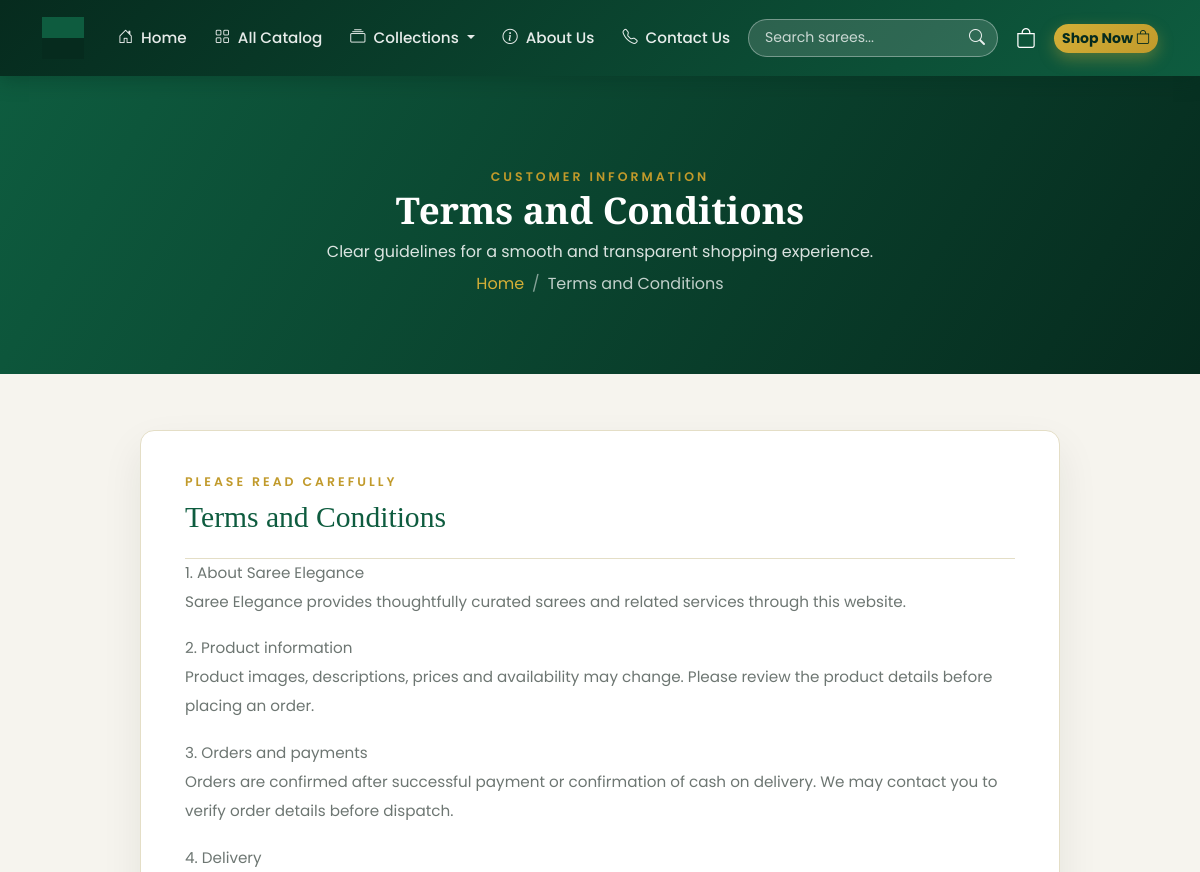
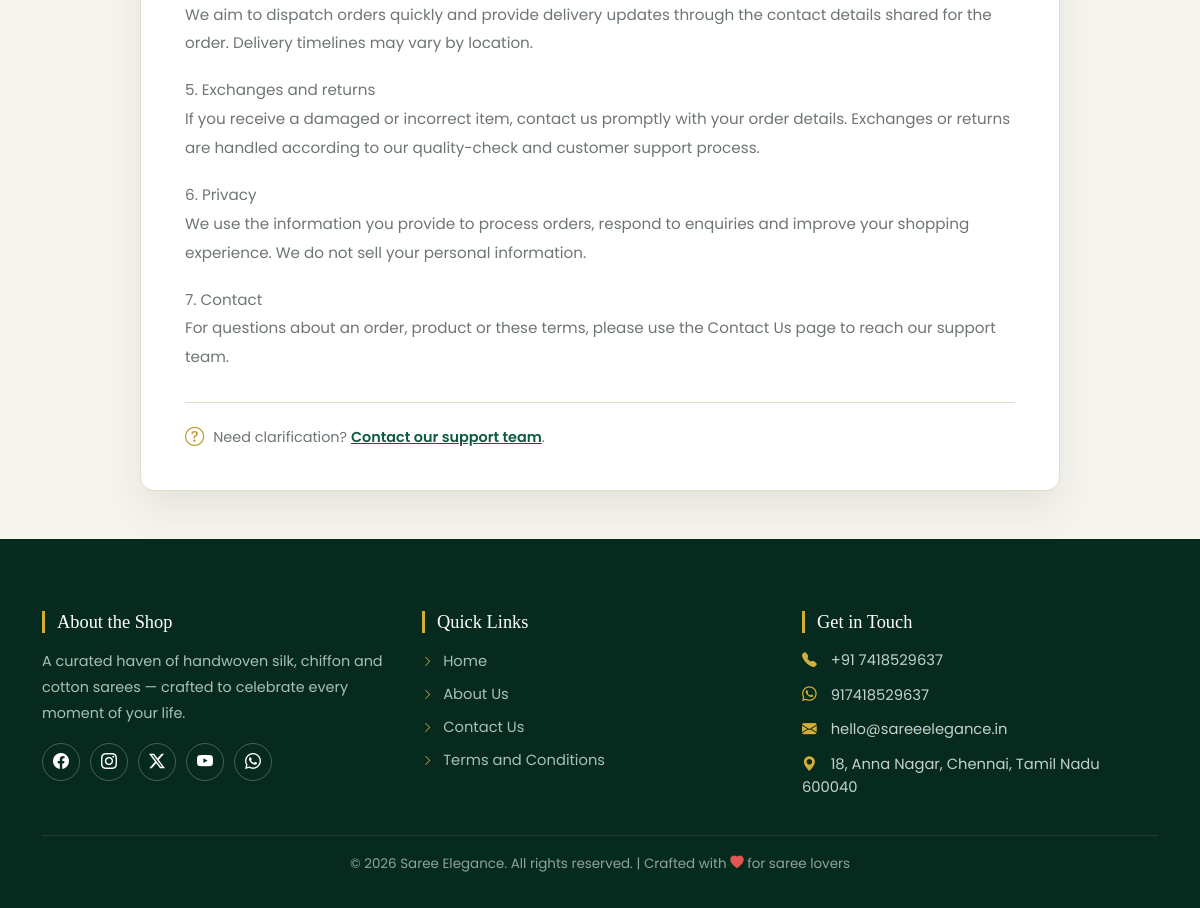
The app's page /terms/ with its own data (2 pictures, top to bottom).
### store/models.py (models this page shows, shortened)
class SiteSettings(models.Model):
    shop_name = models.CharField(max_length=120, default="Saree Elegance")
    tagline = models.CharField(max_length=200, blank=True)
    logo = models.ImageField(upload_to="site/", blank=True, null=True)
    phone = models.CharField(max_length=30, blank=True)
    email = models.EmailField(blank=True)
    address = models.CharField(max_length=255, blank=True)
    map_embed_url = models.URLField(blank=True)
    whatsapp = models.CharField(max_length=30, blank=True)
    facebook = models.URLField(blank=True)
    instagram = models.URLField(blank=True)
    twitter = models.URLField(blank=True)
    youtube = models.URLField(blank=True)
    class Meta:
        verbose_name = "Site Settings"
        verbose_name_plural = "Site Settings"

### store/views.py (the view)
# urls.py: path("terms/", terms, name="terms"),
def terms(request):
    context = _base_context(request)
    defaults = TermsPage()
    page = TermsPage.objects.first() or defaults
    context.update(
        {
            "terms_page": page,
            "terms_title": page.title or defaults.title,
            "terms_subtitle": page.subtitle or defaults.subtitle,
            "terms_content": page.content or defaults.content,
        }
    )
    site_name = context["site"].shop_name if context["site"] else context["seo"].site_name
    context.update(
        _seo_context(
            request,
            site=context["site"],
            seo=context["seo"],
            title=f"Terms and Conditions | {site_name}",
            description=context["terms_subtitle"],
            keywords="terms and conditions, saree shopping terms, returns policy, delivery policy",
        )
    )
    return render(request, "store/terms.html", context)

### store/cart.py (called while the page is built)
    @property
    def is_persisted(self):
        return self.customer_id is not None

    def _session_cart(self):
        cart = self.session.get("cart")
        if not cart:
            cart = self.session["cart"] = {}
        return cart

    def count(self):
        if self.is_persisted:
            return sum(CartItem.objects.filter(customer_id=self.customer_id).values_list("quantity", flat=True))
        total = 0
        for qty in self._session_cart().values():
            try:
                total += int(qty)
            except (TypeError, ValueError):
                continue
        return total

### store/views.py (called while the page is built)
def _absolute_url(request, value):
    if not value:
        return ""
    url = value.url if hasattr(value, "url") else str(value)
    if url.startswith(("http://", "https://")):
        return url
    return request.build_absolute_uri(url) if request else url

def _canonical_url(request, seo):
    if not request:
        return ""
    if seo.canonical_base_url:
        return f"{seo.canonical_base_url.rstrip('/')}{request.path}"
    return request.build_absolute_uri(request.path)

def _base_context(request=None):
    site = SiteSettings.objects.first()
    seo = SEO.objects.first() or SEO()
    cart_count = 0
    customer = None
    if request is not None:
        cart_count = Cart(request).count()
        customer = _customer(request)
    noindex = bool(
        request
        and request.resolver_match
        and request.resolver_match.url_name in {"cart", "checkout", "profile", "order_success"}
    )
    context = {
        "site": site,
        "categories": Category.objects.all(),
        "cart_count": cart_count,
        "customer": customer,
    }
    context.update(_seo_context(request, site=site, seo=seo, noindex=noindex))
    return context

def _customer(request):
    cid = request.session.get("customer_id")
    if cid:
        return Customer.objects.filter(pk=cid).first()
    return None

### templates/store/terms.html (shortened to what this page needs)
{% extends 'base.html' %}
{% block content %}
<section class="page-banner">
    <div class="container text-center py-5">
        <span class="section-tag">Customer Information</span>
        <h1 class="page-title">{{ terms_title }}</h1>
        <p class="page-sub">{{ terms_subtitle }}</p>
        <nav aria-label="breadcrumb">
            <ol class="breadcrumb justify-content-center">
                <li class="breadcrumb-item"><a href="{% url 'store:home' %}">Home</a></li>
                <li class="breadcrumb-item active" aria-current="page">Terms and Conditions</li>
            </ol>
        </nav>
    </div>
</section>
<section class="terms-wrap">
    <div class="container">
        <div class="terms-card">
            <div class="terms-card-head">
                <div>
                    <span class="section-tag">Please read carefully</span>
                    <h2>{{ terms_title }}</h2>
                </div>
            </div>
            <div class="terms-content">
                {{ terms_content|linebreaks }}
            </div>
            <div class="terms-contact">
                <i class="bi bi-question-circle"></i>
                <span>Need clarification? <a href="{% url 'store:contact' %}">Contact our support team</a>.</span>
            </div>
        </div>
    </div>
</section>
{% endblock %}

### templates/base.html (shortened to what this page needs)
{% load static %}<!DOCTYPE html>
<html lang="en">
<head>
    <link href="https://cdn.jsdelivr.net/npm/bootstrap@5.3.3/dist/css/bootstrap.min.css" rel="stylesheet">
    <link rel="stylesheet" href="https://cdn.jsdelivr.net/npm/bootstrap-icons@1.11.3/font/bootstrap-icons.min.css">
    <link rel="stylesheet" href="{% static 'css/style.css' %}">
</head>
<body>
    <nav class="navbar navbar-expand-lg navbar-dark main-navbar sticky-top">
        <div class="container">
            <a class="navbar-brand" href="{% url 'store:home' %}">
                {% if site.logo %}
                    <img src="{{ site.logo.url }}" alt="{{ site.shop_name }}" height="42">
                {% else %}
                    <span class="brand-icon"><i class="bi bi-flower1"></i></span>
                    <span class="brand-name">{{site.shop_name|default:"Saree Elegance" }}</span>
                {% endif %}
            </a>
            <div class="collapse navbar-collapse" id="navMenu">
                <ul class="navbar-nav mx-auto mb-2 mb-lg-0">
                    <li class="nav-item"><a class="nav-link {% if request.resolver_match.url_name == 'home' %}active{% endif %}" href="{% url 'store:home' %}"><i class="bi bi-house-door"></i> Home</a></li>
                    <li class="nav-item"><a class="nav-link {% if request.resolver_match.url_name == 'catalog' and not query %}active{% endif %}" href="{% url 'store:catalog' %}"><i class="bi bi-grid"></i> All Catalog</a></li>
                    <li class="nav-item dropdown">
                        <a class="nav-link dropdown-toggle {% if request.resolver_match.url_name == 'category_detail' %}active{% endif %}" href="#" role="button" data-bs-toggle="dropdown" aria-expanded="false">
                            <i class="bi bi-collection"></i> Collections
                        </a>
                    </li>
                    <li class="nav-item"><a class="nav-link " href="{% url 'store:about' %}"><i class="bi bi-info-circle"></i> About Us</a></li>
                    <li class="nav-item"><a class="nav-link " href="{% url 'store:contact' %}"><i class="bi bi-telephone"></i> Contact Us</a></li>
                </ul>
                <div class="d-flex align-items-center gap-2">
                    <form action="{% url 'store:catalog' %}" method="get" class="nav-search" role="search">
                        <input class="nav-search-input" type="search" name="q" placeholder="Search sarees..." value="{{ query|default:'' }}" aria-label="Search sarees">
                        <button class="nav-search-btn" type="submit" aria-label="Search"><i class="bi bi-search"></i></button>
                    </form>
                    <a href="{% url 'store:cart' %}" class="cart-link" title="View cart">
                        <i class="bi bi-bag"></i>
                    </a>
                    <a href="{% url 'store:catalog' %}" class="btn btn-gold btn-sm rounded-pill">Shop Now <i class="bi bi-bag"></i></a>
                </div>
            </div>
        </div>
    </nav>
    {% block content %}{% endblock %}
    <footer id="contact-section" class="footer">
        <div class="container">
            <div class="row g-4 footer-main">
                <div class="col-lg-4 col-md-6">
                    <h5 class="footer-head">About the Shop</h5>
                    <p class="footer-about">
                        {% if site.tagline %}{{ site.tagline }}{% else %}Curated handloom and silk sarees crafted for every celebration. Welcome to {{ site.shop_name }}.{% endif %}
                    </p>
                    <div class="social-links">
                        {% if site.facebook %}<a href="{{ site.facebook }}" target="_blank" rel="noopener" aria-label="Facebook"><i class="bi bi-facebook"></i></a>{% endif %}
                        {% if site.instagram %}<a href="{{ site.instagram }}" target="_blank" rel="noopener" aria-label="Instagram"><i class="bi bi-instagram"></i></a>{% endif %}
                        {% if site.twitter %}<a href="{{ site.twitter }}" target="_blank" rel="noopener" aria-label="Twitter"><i class="bi bi-twitter-x"></i></a>{% endif %}
                        {% if site.youtube %}<a href="{{ site.youtube }}" target="_blank" rel="noopener" aria-label="YouTube"><i class="bi bi-youtube"></i></a>{% endif %}
                        {% if site.whatsapp %}<a href="https://wa.me/{{ site.whatsapp }}" target="_blank" rel="noopener" aria-label="WhatsApp"><i class="bi bi-whatsapp"></i></a>{% endif %}
                    </div>
                </div>
                <div class="col-lg-4 col-md-6">
                    <h5 class="footer-head">Quick Links</h5>
                    <ul class="footer-links">
                        <li><a href="{% url 'store:home' %}"><i class="bi bi-chevron-right"></i> Home</a></li>
                        <li><a href="{% url 'store:about' %}"><i class="bi bi-chevron-right"></i> About Us</a></li>
                        <li><a href="{% url 'store:contact' %}"><i class="bi bi-chevron-right"></i> Contact Us</a></li>
                        <li><a href="{% url 'store:terms' %}"><i class="bi bi-chevron-right"></i> Terms and Conditions</a></li>
                    </ul>
                </div>
                <div class="col-lg-4 col-md-6">
                    <h5 class="footer-head">Get in Touch</h5>
                    <ul class="footer-contact">
                        {% if site.phone %}
                        <li><i class="bi bi-telephone-fill"></i> <a href="tel:{{ site.phone }}">{{ site.phone }}</a></li>
                        {% endif %}
                        {% if site.whatsapp %}
                        <li><i class="bi bi-whatsapp"></i> <a href="https://wa.me/{{ site.whatsapp }}" target="_blank" rel="noopener">{{ site.whatsapp }}</a></li>
                        {% endif %}
                        {% if site.email %}
                        <li><i class="bi bi-envelope-fill"></i> <a href="mailto:{{ site.email }}">{{ site.email }}</a></li>
                        {% endif %}
                        {% if site.address %}
                        <li><i class="bi bi-geo-alt-fill"></i> {{ site.address }}</li>
                        {% endif %}
                    </ul>
                </div>
            </div>
            <div class="footer-bottom">
                <p>&copy; <span class="year"></span> {{ site.shop_name|default:"Saree Elegance" }}. All rights reserved. | Crafted with <i class="bi bi-heart-fill"></i> for saree lovers</p>
            </div>
        </div>
    </footer>
</body>
</html>

### records on screen
SiteSettings: logo (picture), tagline "A curated haven of handwoven silk, chiffon and cotton sarees — crafted to celebrate every moment of your life.", phone "+91 7418529637", whatsapp "917418529637", email "hello@sareeelegance.in", address "18, Anna Nagar, Chennai, Tamil Nadu 600040", shop_name "Saree Elegance"

### other values on screen
{{ terms_title }} "Terms and Conditions"
{{ terms_subtitle }} "Clear guidelines for a smooth and transparent shopping experience."
